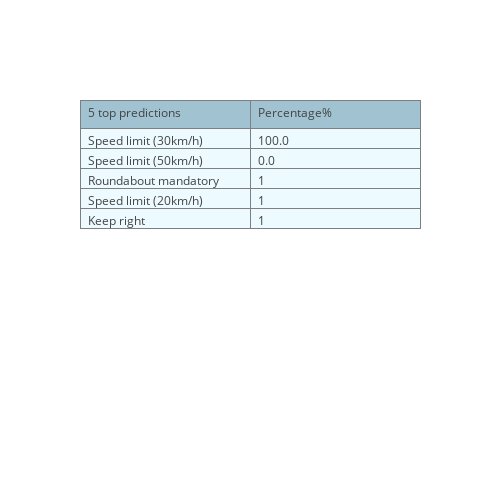

Notebook code for this chart:
### Code cell
#image = sample_images[0]
#plt.title(labels_names[0])
#image = image.squeeze()
#plt.imshow(image)


trace = go.Table(
    header=dict(values=['5 top predictions', 'Percentage%'],
                line = dict(color='#7D7F80'),
                fill = dict(color='#a1c3d1'),
                align = ['left'] * 5),
    cells=dict(values=[[ signnames[1][1].decode('ascii'), signnames[2][1].decode('ascii'), signnames[40][1].decode('ascii'), signnames[0][1].decode('ascii'), signnames[38][1].decode('ascii')],
                       ['%.1f'%(1.00000000e+00*100),'%.1f'%(1.93208081e-08*100), 1, 1, 1 ]],
               line = dict(color='#7D7F80'),
               fill = dict(color='#EDFAFF'),
               align = ['left'] * 5))

layout = dict(width=500, height=500)
data = [trace]
fig = dict(data=data, layout=layout)
plotly.offline.iplot(fig, filename = 'styled_table')


fig, axs = plt.subplots(1,2)
fig.subplots_adjust(hspace = .6, wspace=1)
fig.suptitle("visualize 5 Softmax/Image 0", fontsize= 16)
axs = axs.ravel()

image1 = sample_images[0]
axs[0].axis('off')
axs[0].imshow(image1)
axs[0].set_title(labels_names[0], fontsize = 10)



image2_name= 'Softmax_1.png'
image2 = mpimg.imread('5-Softmax-per-Image/'+image2_name)
axs[1].axis('off')
axs[1].imshow(image2)
axs[1].set_title("Top 5 Softmax/Image", fontsize = 10)

### Figure 1 — Plotly figure (JSON) as saved in the notebook; plotly's stock layout.template omitted (floating-point values rounded to 4 significant figures)
{"data": [{"cells": {"align": ["left", "left", "left", "left", "left"], "fill": {"color": "#EDFAFF"}, "line": {"color": "#7D7F80"}, "values": [["Speed limit (30km/h)", "Speed limit (50km/h)", "Roundabout mandatory", "Speed limit (20km/h)", "Keep right"], ["100.0", "0.0", 1, 1, 1]]}, "header": {"align": ["left", "left", "left", "left", "left"], "fill": {"color": "#a1c3d1"}, "line": {"color": "#7D7F80"}, "values": ["5 top predictions", "Percentage%"]}, "type": "table"}], "layout": {"height": 500, "width": 500}}
